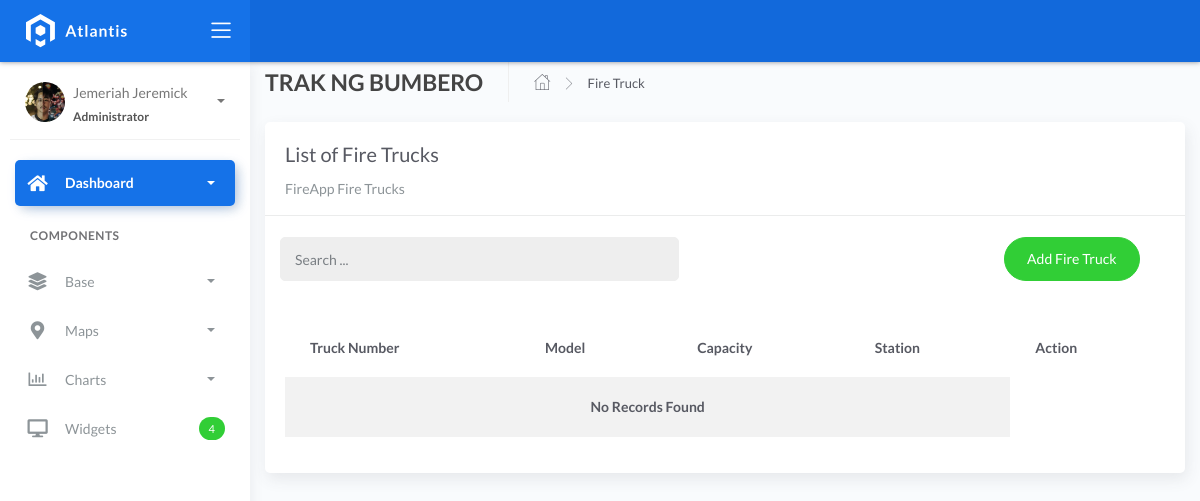
/firetrucklist, run on an earlier commit of the app's database.
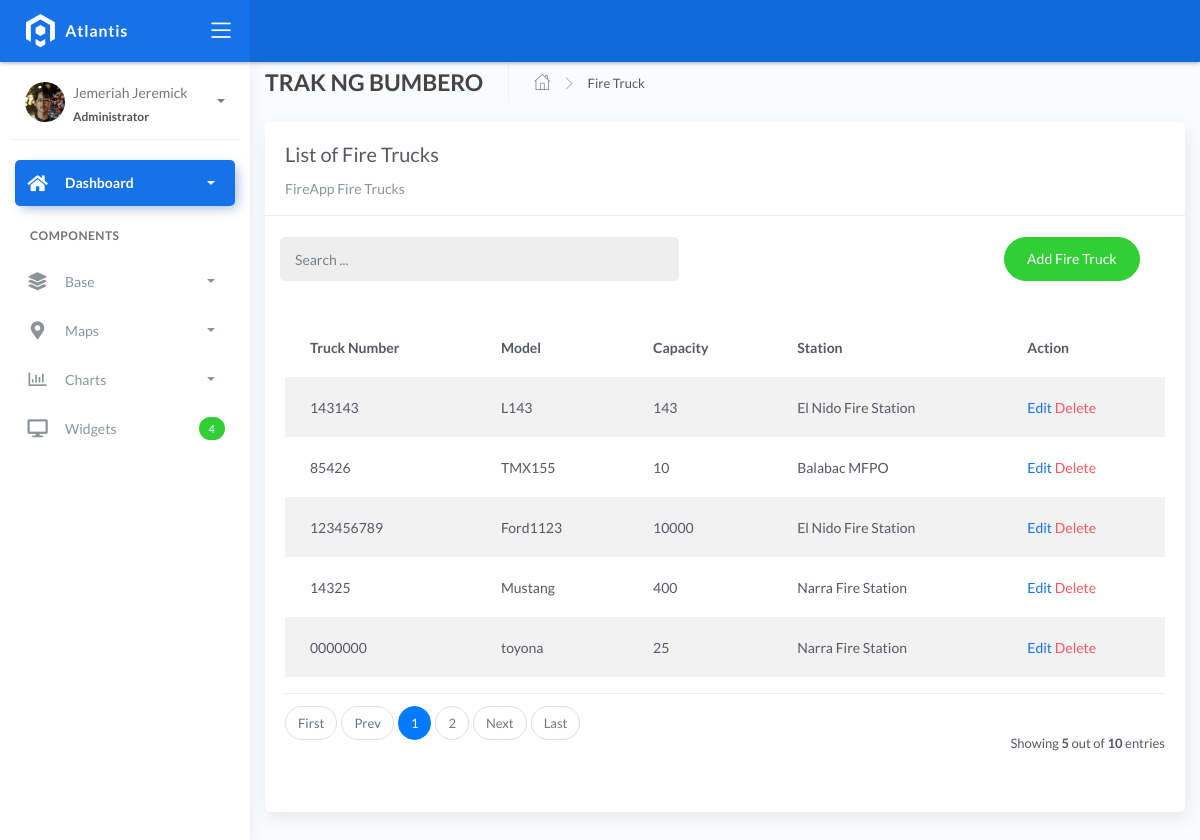
And on a later commit of the database.
### fire/models.py (models this page shows, shortened)
class BaseModel(models.Model):
    created_at = models.DateTimeField(auto_now_add=True, db_index=True)
    updated_at = models.DateTimeField(auto_now=True)
    class Meta:
        abstract = True

class FireTruck(BaseModel):
    truck_number = models.CharField(max_length=150)
    model = models.CharField(max_length=150)
    capacity = models.CharField(max_length=150)
    station = models.ForeignKey(FireStation, on_delete=models.CASCADE)

class FireStation(BaseModel):
    name = models.CharField(max_length=150)
    latitude = models.DecimalField(
        max_digits=22, decimal_places=16, null=True, blank=True)
    longitude = models.DecimalField(
        max_digits=22, decimal_places=16, null=True, blank=True)
    address = models.CharField(max_length=150)
    city = models.CharField(max_length=150)
    country = models.CharField(max_length=150)
    def __str__(self):
        return self.name

### fire/views.py (the view)
# urls.py: path('firetrucklist', FireTruckList.as_view(), name='firetruck-list'),
class FireTruckList(ListView):
    model = FireTruck
    context_object_name = 'firetruck'
    template_name = "firetrucklist.html"
    paginate_by = 5
    def get_queryset(self, *args, **kwargs):
        qs = super(FireTruckList, self).get_queryset(*args, **kwargs)
        if self.request.GET.get("q") != None:
            query = self.request.GET.get('q')
            qs = qs.filter(Q(truck_number__icontains=query) |
            Q(model__icontains=query) | Q(capacity__icontains=query) | Q(station__name__icontains=query))
        return qs

### templates/firetrucklist.html (shortened to what this page needs)
{% extends 'base.html' %} {% load static %} {% block content %}
<div class="content">
  <div class="container-fluid">
    <div class="page-header">
      <h4 class="page-title">TRAK NG BUMBERO</h4>
      <ul class="breadcrumbs">
        <li class="nav-home">
          <a href="{% url 'home' %}">
            <i class="flaticon-home"></i>
          </a>
        </li>
        <li class="separator">
          <i class="flaticon-right-arrow"></i>
        </li>
        <li class="nav-item">
          <a href="#">Fire Truck</a>
        </li>
      </ul>
    </div>
    <div class="row">
      <div class="col-md-12">
        <div class="card">
          <div class="card-header">
            <div class="card-title">List of Fire Trucks</div>
            <div class="card-category">FireApp Fire Trucks</div>
          </div>
          <br />
          <div class="col-md-12 row">
            <div class="col-md-6">
              <form
                action=""
                class="navbar-left navbar-form nav-search mr-md-3"
                action="{% url 'firetruck-list' %}"
              >
                <div class="input-group">
                  <input
                    type="text"
                    placeholder="Search ..."
                    class="form-control"
                    name="q"
                  />
                  <div class="input-group-append">
                    <span class="input-group-text">
                    </span>
                  </div>
                </div>
              </form>
            </div>
            <div class="col-md-6">
              <div class="pull-right">
                <a
                  href="{% url 'firetruck-add' %}"
                  class="btn btn-success btn-rounded"
                  >Add Fire Truck</a
                >
              </div>
            </div>
          </div>
          <div class="card-body">
            <table class="table table-striped mt-3">
              <thead>
                <tr>
                  <th scope="col">Truck Number</th>
                  <th scope="col">Model</th>
                  <th scope="col">Capacity</th>
                  <th scope="col">Station</th>
                  <th scope="col">Action</th>
                </tr>
              </thead>
              <tbody>
                {% for object in object_list %}
                <tr>
                  <td>{{ object.truck_number }}</td>
                  <td>{{ object.model }}</td>
                  <td>{{ object.capacity }}</td>
                  <td>{{ object.station }}</td>
                  <td>
                    <a href="firetrucklist/{{ object.id }}">Edit</a>
                    <a
                      href="firetrucklist/{{ object.id }}/delete"
                      class="text-danger"
                      >Delete</a
                    >
                  </td>
                </tr>
                {% empty %}
                <tr>
                  <td colspan="4" style="text-align: center">
                    <p class="text-sm font-weight-bold mb-0">
                      No Records Found
                    </p>
                  </td>
                </tr>
                {% endfor %}
              </tbody>
            </table>
            {% include 'includes/pagination.html' %}
          </div>
        </div>
      </div>
    </div>
  </div>
</div>
{% endblock %}

What changed in the data, as far as the page shows it:
added FireTruck: truck_number "143143", model "L143", capacity "143", station "El Nido Fire Station"
added FireTruck: truck_number "85426", model "TMX155", capacity "10", station "Balabac MFPO"
added FireTruck: truck_number "123456789", model "Ford1123", capacity "10000", station "El Nido Fire Station"
added FireTruck: truck_number "14325", model "Mustang", capacity "400", station "Narra Fire Station"
added FireTruck: truck_number "0000000", model "toyona", capacity "25", station "Narra Fire Station"
Also different on the page:
{{ object_list.count }}: (not shown) → "5"
{{ paginator.count }}: (not shown) → "10"
text no longer shown: "No Records Found"
text now shown: "First Prev Next Last Showing out of entries"
new list line: "1"
new list line: "2"
